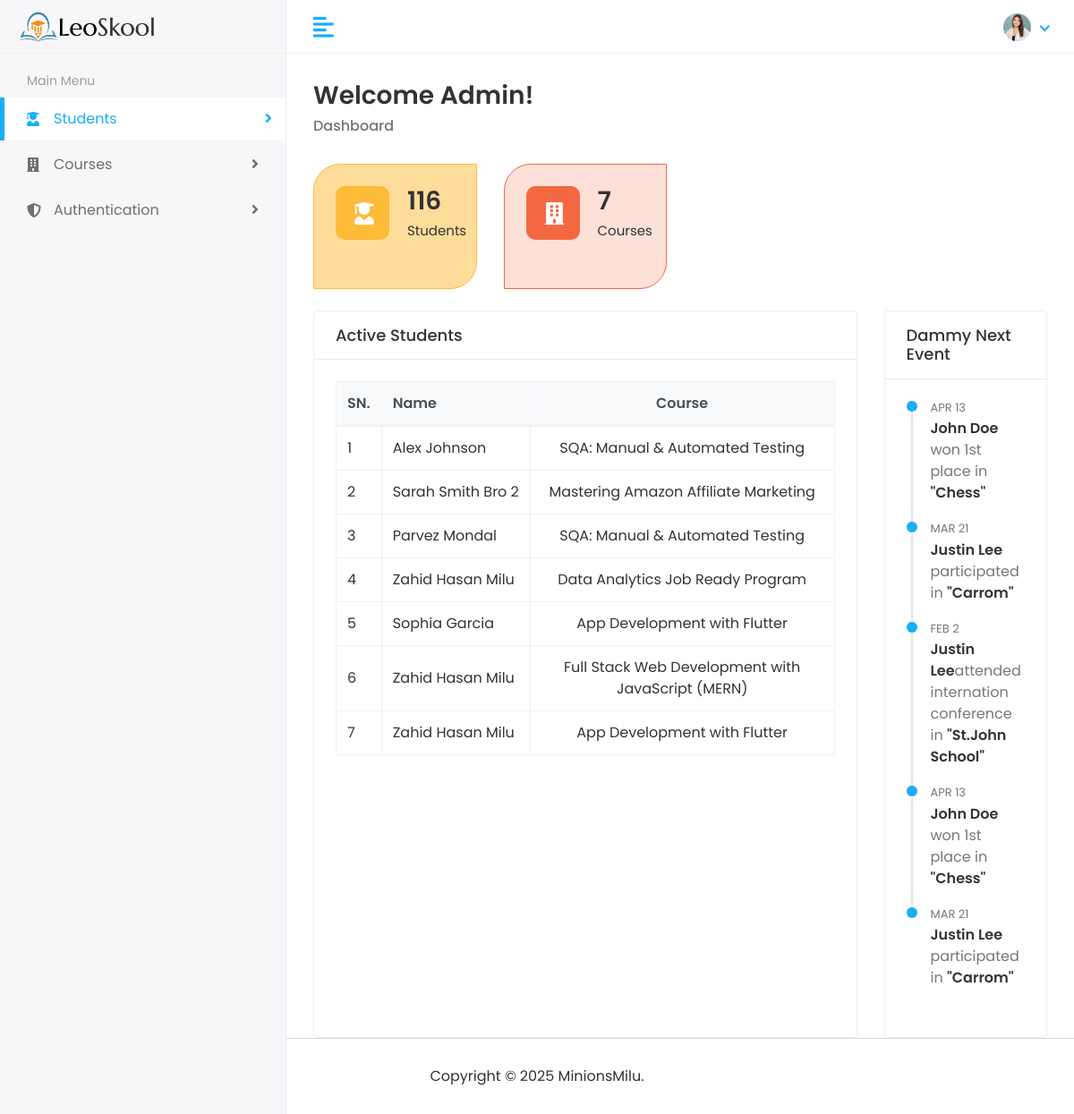
Page / (signed in) on the earlier database version.
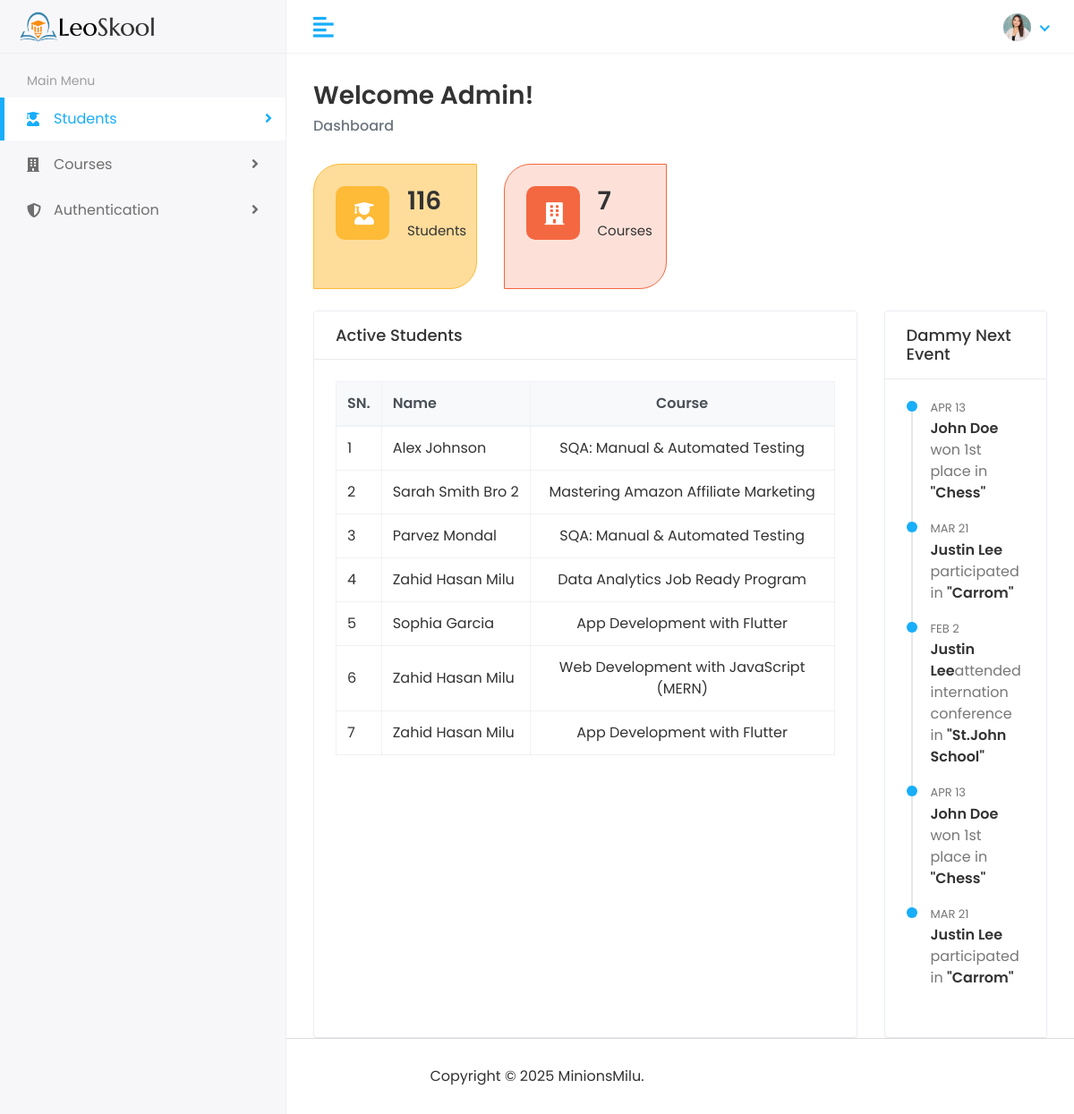
Same page on the later database version.
### student/models.py (models this page shows, shortened)
class Student(models.Model):
    GENDER_CHOICES = (
        ('Male', 'Male'),
        ('Female', 'Female'),
    )
    COUNTRY_CHOICES = (
        ('Bangladesh', 'Bangladesh'),
        ('United States', 'United States'),
        ('United Kingdom', 'United Kingdom'),
        ('Germany', 'Germany'),
    )
    name = models.CharField(max_length=100)
    email = models.EmailField(unique=True)
    age = models.IntegerField(blank=False,null=False)
    address = models.TextField(max_length=255,blank=True, null=True)
    gender = models.CharField(max_length=10, choices=GENDER_CHOICES, blank=True, null=True)
    nationality = models.CharField(max_length=50, choices=COUNTRY_CHOICES, blank=True, null=True)
    phone = models.CharField(max_length=15)
    course = models.ForeignKey(Course, on_delete=models.CASCADE)
    photo = models.ImageField(upload_to=student_directory_path, default='profile_default.png')
    active = models.BooleanField(default=False)
    user = models.ForeignKey(User, on_delete=models.CASCADE, related_name='user_students')
    created_at = models.DateTimeField(auto_now_add=True)
    updated_at = models.DateTimeField(auto_now=True)

class Course(models.Model):
    name = models.CharField(max_length=100, unique=True)
    duration = models.IntegerField()
    fee = models.IntegerField()
    active = models.BooleanField(default=True)
    image = models.ImageField(upload_to=course_directory_path, default='Course_default.jpg')
    def __str__(self):
        return self.name

### student/views.py (the view)
# urls.py: path('', views.Home.as_view(), name='index'),
class Home(LoginRequiredMixin, TemplateView):
    template_name = "index.html"
    def get_queryset(self):
        students = Student.objects.all()
        courses = Course.objects.all()
        return students
    def get_context_data(self, **kwargs):
        context = super().get_context_data(**kwargs)
        context['students'] = self.get_queryset()
        context['active_students'] = Student.objects.all().filter(active=True)[
            0:7]
        context['courses'] = Course.objects.all()
        return context

### templates/index.html (shortened to what the changed rows need)
{% extends 'layout/base.html' %}
{% load static %}
{% block content %}
<div class="page-wrapper">
   <div class="content container-fluid">
      <div class="row mt-4">
         <div class="col-md-9 d-flex">
            <div class="card flex-fill">
               <div class="card-body">
                  <div class="table-responsive">
                     <table class="table table-hover table-bordered table-center">
                        <thead class="thead-light">
                           <tr>
                              <th>SN.</th>
                              <th>Name</th>
                              <th class="text-center">Course</th>
                           </tr>
                        </thead>
                        <tbody>
                           {% for student in active_students %}
                           <tr>
                              <td class="text-nowrap">
                                 <div>{{forloop.counter}}</div>
                              </td>
                              <td class="text-nowrap">{{student.name}}</td>
                              <td class="text-center">{{student.course}}</td>
                           </tr>
                           {% endfor %}
                        </tbody>
                     </table>
                  </div>
               </div>
            </div>
         </div>
      </div>
   </div>
</div>
{% endblock content %}

Differences in the rows shown:
changed through a linked row, Student: course "Full Stack Web Development with JavaScript (MERN)" → "Web Development with JavaScript (MERN)"
